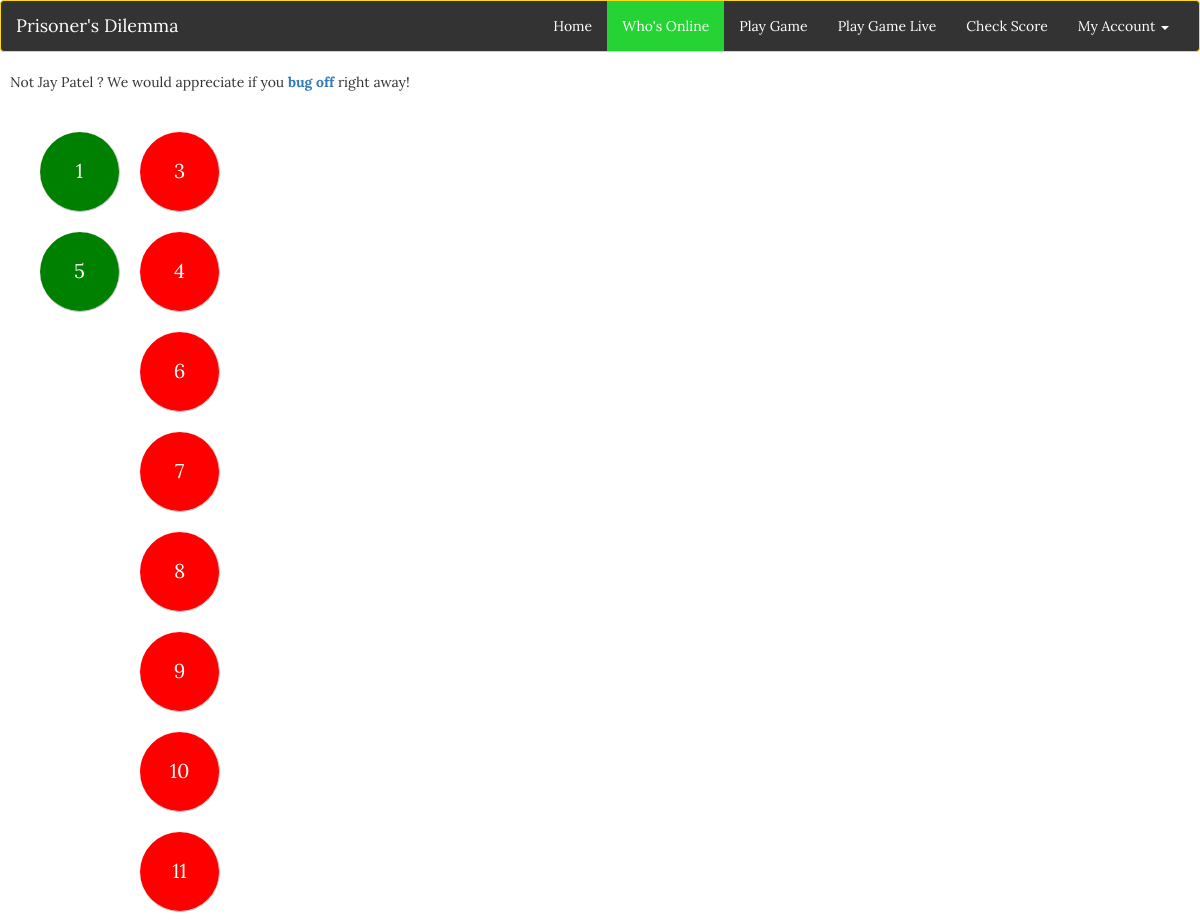
/useronline.php (signed in), run on the app's committed database.
### tables this page shows
CREATE TABLE IF NOT EXISTS `users` (
  `id` int(11) NOT NULL,
  `usernames` varchar(255) NOT NULL,
  `first_name` varchar(255) NOT NULL,
  `last_name` varchar(255) NOT NULL,
  `email` varchar(255) NOT NULL,
  `confirmed_email` varchar(255) NOT NULL,
  `pw` varchar(255) NOT NULL,
  `confirmed_pw` varchar(255) NOT NULL,
  `course` varchar(12) DEFAULT NULL,
  `section` int(2) DEFAULT NULL,
  `online_status` int(1) NOT NULL DEFAULT '0',
  `score` int(3) DEFAULT '0',
  `busy` tinyint(1) NOT NULL,
  `time` timestamp NOT NULL DEFAULT CURRENT_TIMESTAMP,
  `rank` smallint(2) NOT NULL
);

### session.php (called while the page is built, shortened)
<?php
include('connection.php');
$user_check=$_SESSION['login_user'];
$result = $dbc->query("SELECT * from users where usernames='$user_check'");
$row = $result->fetch_assoc();
$login_id=$row['id'];
$login_session =$row['first_name'];
$login_lname=$row['last_name'];
?>

### useronline.php (the view, shortened to what this page needs)
<!doctype html>
<html>
<head>
	<link rel="stylesheet" href="https://maxcdn.bootstrapcdn.com/bootstrap/3.3.5/css/bootstrap.min.css">
	<link href="css/stylesheet.css" rel="stylesheet">
	<link href="css/custom.css" rel="stylesheet">
</head>
<body>
	<header class="navbar navbar-default">
		<div class="container-fluid">
			<div class="navbar-header">
				<a class="navbar-brand" href="index.php">Prisoner's Dilemma</a>
			</div>
			<div class="collapse navbar-collapse" id="collapse">
				<ul class="nav navbar-nav navbar-right">
					<li><a href="profilepage.php">Home</a></li>
					<li class="active"><a href="useronline.php">Who's Online</a></li>
					<li><a href="playgame.php">Play Game</a></li>
					<li><a href="playgame_live.php">Play Game Live</a></li>
					<li><a href="#">Check Score</a></li>
					<li class="dropdown">
						<a href="#" class="dropdown-toggle" data-toggle="dropdown" role="button" aria-haspopup="true" aria-expanded="false">My Account <span class="caret"></span></a>
					</li>
				</ul>
			</div>
		</div>
	</header>
	<?php
		include('connection.php');
		include('session.php');
		echo "<spam style ='margin-left:10px'>Not ".$login_session." ".$login_lname." ? We would appreciate if you "."<a style='text-decoration:none' href='logout.php'><strong> bug off </strong></a> ". "  right away!</span>";
		$online_users_query="SELECT * from users WHERE online_status='1'";
		$offline_users_query="SELECT * from users WHERE online_status='0'";
		$result = $dbc -> query($online_users_query);
		$result1 = $dbc -> query($offline_users_query);
		if ($result -> num_rows > 0) {
	?>
	<div class="container">
		<div class="user-list">
			<ul class="list-unstyled">
				<li>
				<?php while ($row = $result->fetch_assoc())
						{
							if (($row['id']) != $login_id) {
								echo "&nbsp;"."<div class='outerContainer green'>".
									"<div class='innerContainer'>"."<a href='playgame.php?id=".$row['id']."' style='color:white'>".$row['id']."</a>"."<br />".
									"</div>".
									"</div>";
							}
						}
				}
				?>
				</li>
				<li>
				<?php
				if ($result1 -> num_rows > 0) {
					while ($row = $result1->fetch_assoc())
					{
					echo "&nbsp;"."<div class='outerContainer red'>".
						"<div class='innerContainer'>" .$row['id']."<br />".
						"</div>".
					"</div>";
					}
				}
				?>
				</li>
			</ul>
		</div>
	</div>
</body>
</html>

### css/stylesheet.css (style rules this page uses)
body { font-family: 'Lora', serif; }
.navbar-default { background-color: #DAFFD8; border-color: #e7e7e7; }
.navbar-default .navbar-nav>.active>a, .navbar-default .navbar-nav>.active>a:focus, .navbar-default .navbar-nav>.active>a:hover { color: #FFF; background-color: #25D434; }
div { border-radius: 5px; }

### css/custom.css (style rules this page uses)
.navbar-default .navbar-brand { color:#fff; }
.navbar-default .navbar-nav>li>a { color:#fff; }
.navbar-default .navbar-collapse, .navbar-default .navbar-form { color:#fff; }
.navbar-default { background-color: #333; border-color: #ffd90f; }
.outerContainer { height: 80px; overflow: hidden; width: 80px; border-radius: 50%; border-bottom: 1px solid #CCCCCC; border-right: 1px solid #CCCCCC; }
.innerContainer { width: 100%; font-size: 20px; color: white; }
.user-list li { float: left; margin: 10px; text-transform: uppercase; text-decoration: none; }
.user-list li .outerContainer { display: table; height: 80px; overflow: hidden; width: 80px; border-radius: 50%; border-bottom: 1px solid #CCCCCC; border-right: 1px solid #CCCCCC; }
.user-list li .outerContainer .innerContainer { display: table-cell; vertical-align: middle; width: 100%; margin: 0 auto; text-align: center; font-size: 20px; color: white; }
.red { background-color: red; }
.green { background-color: green; }

### data on the page
users: first_name "Jay", last_name "Patel"
users: id "1"
users: id "5"
users: id "3"
users: id "4"
users: id "6"
users: id "7"
users: id "8"
users: id "9"
users: id "10"
users: id "11"
